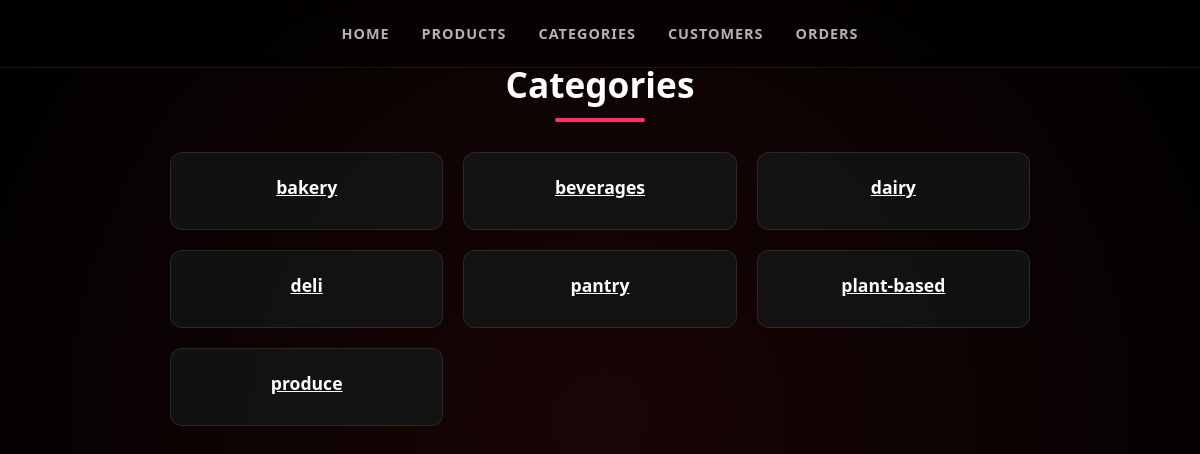
The page /category on the database its author committed.
### store/models.py (models this page shows)
class Category(db.Model):
    __tablename__ = "categories"
    id = mapped_column(Integer, primary_key=True)
    name = mapped_column(String)
    products = relationship("Product", back_populates="category")

### store/app.py (the view)
@app.route("/category")
def category():
    statement = select(Category).order_by(Category.name)
    records = db.session.execute(statement)
    new_record = records.scalars()
    return render_template("category.html", categories=new_record)

### store/templates/category.html
{% extends "base.html" %}
{% block styles %}
    <link rel="stylesheet" href="{{ url_for('static', filename='categories.css') }}">
{% endblock %}
{% block content %}
<div class="category-container">
    <h1>Categories</h1>
    <div class="divider"></div>
    <ul class="category-list">
        {% for category in categories %}
            <li class="product-item">
                <a class="p-name" href="{{ url_for('catagories', name=category.name) }}">
                    {{ category.name }}
                </a>
            </li>
        {% endfor %}
    </ul>
</div>
{% endblock %}

### store/static/home_page.css (style rules this page uses)
:root { --primary: #ff3366; --text: #e5e5e5; --nav-text: #b3b3b3; --nav-hover: #ff6688; }
* { margin: 0; padding: 0; box-sizing: border-box; }
body { background: radial-gradient(circle at center, #1a0505 0%, #000 100%); color: var(--text); font-family: system-ui, sans-serif; min-height: 100vh; }

### store/static/categories.css (style rules this page uses)
:root { --primary: #ff3366; --text: #ffffff; --bg-dark: #000000; }
.category-container { max-width: 900px; margin: 40px auto; padding: 20px; }
.category-container h1 { text-align: center; font-size: 2.2rem; color: var(--text); margin-bottom: 10px; }
.divider { width: 90px; height: 4px; background: var(--primary); margin: 0 auto 30px auto; border-radius: 10px; }
.category-list { list-style: none; padding: 0; display: grid; grid-template-columns: repeat(auto-fill, minmax(220px, 1fr)); gap: 20px; }
.product-item { background: rgba(20, 20, 20, 0.85); padding: 22px; border-radius: 12px; border: 1px solid rgba(255,255,255,0.1); text-align: center; transition: all 0.3s ease; backdrop-filter: blur(5px); }
.p-name { display: block; font-size: 1.1rem; font-weight: 600; color: var(--text); margin-bottom: 8px; }

### rows shown on the page
Category: name "bakery"
Category: name "beverages"
Category: name "dairy"
Category: name "deli"
Category: name "pantry"
Category: name "plant-based"
Category: name "produce"
